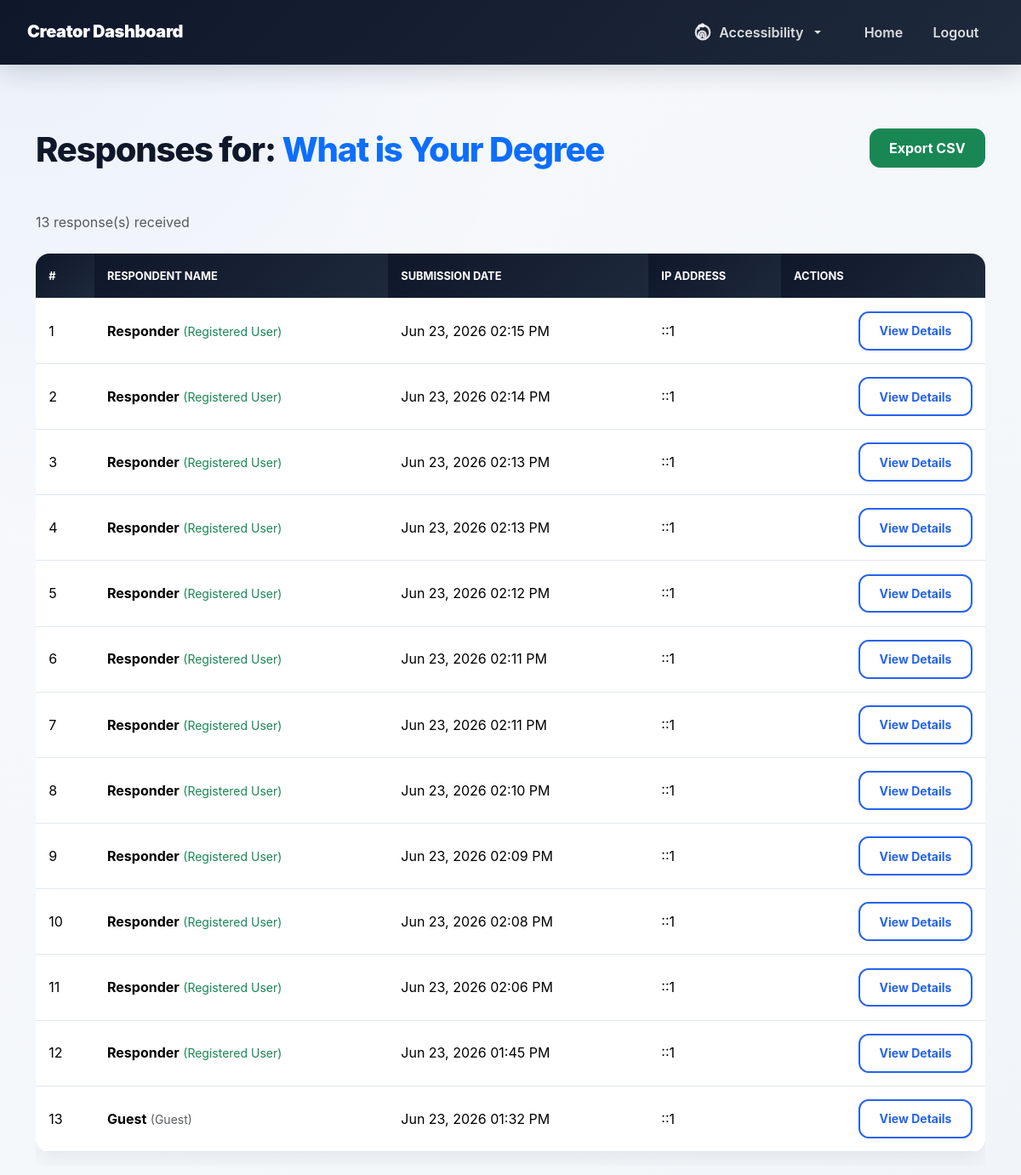
The app's page /creator/view_responses.php?id=1 (signed in) with its own data.
### tables this page shows
CREATE TABLE `forms` (
  `id` int(11) NOT NULL,
  `user_id` int(11) NOT NULL,
  `title` varchar(255) NOT NULL,
  `description` text DEFAULT NULL,
  `status` enum('draft','active','closed') DEFAULT 'active',
  `created_at` timestamp NOT NULL DEFAULT current_timestamp(),
  `updated_at` timestamp NOT NULL DEFAULT current_timestamp() ON UPDATE current_timestamp()
);

CREATE TABLE `form_responses` (
  `id` int(11) NOT NULL,
  `form_id` int(11) NOT NULL,
  `respondent_id` int(11) DEFAULT NULL,
  `respondent_ip` varchar(50) DEFAULT NULL,
  `submitted_at` datetime DEFAULT current_timestamp()
);

### creator/view_responses.php (the view, shortened to what this page needs)
<?php
include('config.php');
$form_id = isset($_GET['id']) ? (int)$_GET['id'] : 0;
$stmt = $conn->prepare("SELECT title FROM forms WHERE id = ? AND user_id = ?");
$stmt->bind_param("ii", $form_id, $_SESSION['user_id']);
$stmt->execute();
$form = $stmt->get_result()->fetch_assoc();
$responses = [];
$r_stmt = $conn->prepare("
    SELECT
        fr.id,
        fr.respondent_id,
        fr.respondent_ip,
        fr.submitted_at,
        COALESCE(u.name, 'Guest') as respondent_name
    FROM form_responses fr
    LEFT JOIN users u ON fr.respondent_id = u.id
    WHERE fr.form_id = ?
    ORDER BY fr.submitted_at DESC
");
$r_stmt->bind_param("i", $form_id);
$r_stmt->execute();
$result = $r_stmt->get_result();
while ($row = $result->fetch_assoc()) {
    $responses[] = $row;
}
?>
<!DOCTYPE html>
<html lang="en">
<head>
    <link rel="stylesheet" href="https://cdn.jsdelivr.net/npm/bootstrap@5.3.3/dist/css/bootstrap.min.css">
    <link rel="stylesheet" href="../css/style.css">
</head>
<body class="bg-light">
<?php include('navbar.php'); ?>
<div class="container py-5">
    <div class="d-flex justify-content-between align-items-center mb-4">
        <h1>Responses for: <span class="text-primary"><?= htmlspecialchars($form['title']) ?></span></h1>
        <a href="export_responses.php?id=<?= $form_id ?>&format=csv" class="btn btn-success">
             Export CSV
        </a>
    </div>
    <p class="text-muted mb-4"><?= count($responses) ?> response(s) received</p>
    <?php if (empty($responses)): ?>
        <div class="alert alert-info text-center py-5">
            <h4>No responses yet for this form.</h4>
        </div>
    <?php else: ?>
        <div class="table-responsive">
            <table class="table table-hover align-middle bg-white">
                <thead class="table-light">
                    <tr>
                        <th>#</th>
                        <th>Respondent Name</th>
                        <th>Submission Date</th>
                        <th>IP Address</th>
                        <th>Actions</th>
                    </tr>
                </thead>
                <tbody>
                    <?php foreach ($responses as $i => $resp): ?>
                        <tr>
                            <td><?= $i + 1 ?></td>
                            <td>
                                <strong><?= htmlspecialchars($resp['respondent_name']) ?></strong>
                                <?php if ($resp['respondent_id']): ?>
                                    <small class="text-success">(Registered User)</small>
                                <?php else: ?>
                                    <small class="text-muted">(Guest)</small>
                                <?php endif; ?>
                            </td>
                            <td><?= date('M d, Y h:i A', strtotime($resp['submitted_at'])) ?></td>
                            <td><?= htmlspecialchars($resp['respondent_ip']) ?></td>
                            <td class="text-end">
                                <a href="view_single_response.php?response_id=<?= $resp['id'] ?>&form_id=<?= $form_id ?>" class="btn btn-sm btn-outline-primary">
                                    View Details
                                </a>
                            </td>
                        </tr>
                    <?php endforeach; ?>
                </tbody>
            </table>
        </div>
    <?php endif; ?>
</div>
</body>
</html>

### creator/navbar.php (shortened to what this page needs)
<nav class="navbar navbar-expand-lg navbar-dark bg-dark">
    <div class="container-fluid">
        <a class="navbar-brand" href="creator_dashboard.php">Creator Dashboard</a>
        <div class="collapse navbar-collapse" id="navbarNav">
            <ul class="navbar-nav ms-auto align-items-lg-center">
                <li class="nav-item dropdown me-lg-3">
                    <button
                        class="btn btn-outline-light nav-link dropdown-toggle d-flex align-items-center gap-2 px-3"
                        type="button"
                        id="accessibilityDropdown"
                        data-bs-toggle="dropdown"
                        aria-expanded="false"
                        aria-label="Accessibility settings">
                        <span>Accessibility</span>
                    </button>
                </li>
                <li class="nav-item"><a class="nav-link" href="creator_dashboard.php">Home</a></li>
                <li class="nav-item"><a class="nav-link" href="logout.php">Logout</a></li>
            </ul>
        </div>
    </div>
</nav>

### css/style.css (style rules this page uses)
:root { --primary-blue: #2563eb; --primary-blue-dark: #1d4ed8; --primary-blue-soft: #dbeafe; --ink: #0f172a; --muted: #64748b; --surface: #ffffff; --surface-soft: #f8fafc; --border: #cbd5e1; --shadow-sm: 0 10px 25px rgba(15, 23, 42, 0.06); --shadow-md: 0 18px 45px rgba(15, 23, 42, 0.1); --radius-lg: 20px; --radius-md: 14px; }
* { box-sizing: border-box; }
body { min-height: 100vh; margin: 0; background: radial-gradient(circle at top left, rgba(37, 99, 235, 0.06), transparent 40rem), linear-gradient(135deg, #f8fafc 0%, #f1f5f9 100%); font-family: Inter, "Segoe UI", Roboto, Arial, sans-serif; color: var(--ink); line-height: 1.65; transition: background-color 0.2s, color 0.2s; }
h1, h2, h3, h4, h5 { color: var(--ink); font-weight: 800; letter-spacing: -0.03em; text-align: center; }
h1, h2, h3, h4 { margin-top: 28px; margin-bottom: 24px; }
.container { margin-bottom: 42px; }
a { color: var(--primary-blue); text-decoration: none; font-weight: 700; }
.navbar { padding: 0.85rem 1.25rem; background: linear-gradient(135deg, #0f172a 0%, #1e293b 100%) !important; box-shadow: 0 10px 30px rgba(15, 23, 42, 0.15); position: sticky; top: 0; z-index: 1030; }
.navbar .container-fluid, .navbar .container { margin-bottom: 0; }
.navbar-brand { display: inline-flex; align-items: center; gap: 10px; color: #ffffff !important; font-size: 1.25rem; font-weight: 900; letter-spacing: -0.02em; }
.navbar .nav-link { color: rgba(255, 255, 255, 0.85) !important; font-weight: 600; border-radius: 999px; padding: 0.55rem 1rem !important; margin: 0.15rem 0.1rem; transition: all 0.2s ease; }
.btn { border-radius: 12px; font-weight: 700; padding: 0.65rem 1.4rem; box-shadow: none; transition: all 0.2s cubic-bezier(0.4, 0, 0.2, 1); display: inline-flex; align-items: center; justify-content: center; gap: 8px; }
.btn-outline-primary { color: var(--primary-blue) !important; border: 2px solid var(--primary-blue) !important; background: transparent !important; }
.table { width: 100%; overflow: hidden; border-collapse: separate; border-spacing: 0; background-color: #ffffff; border-radius: 16px; box-shadow: var(--shadow-sm); }
.table th, .table td { padding: 0.95rem; border-color: #e2e8f0 !important; vertical-align: middle; }
.table thead th { color: #ffffff; background: linear-gradient(135deg, #0f172a 0%, #1e293b 100%) !important; font-size: 0.8rem; font-weight: 700; text-transform: uppercase; }

### records on screen
forms: title "What is Your Degree"
form_responses: respondent_name "Responder", respondent_id "(Registered User)", submitted_at "Jun 23, 2026 02:15 PM", respondent_ip "::1"
form_responses: respondent_name "Responder", respondent_id "(Registered User)", submitted_at "Jun 23, 2026 02:14 PM", respondent_ip "::1"
form_responses: respondent_name "Responder", respondent_id "(Registered User)", submitted_at "Jun 23, 2026 02:13 PM", respondent_ip "::1"
form_responses: respondent_name "Responder", respondent_id "(Registered User)", submitted_at "Jun 23, 2026 02:13 PM", respondent_ip "::1"
form_responses: respondent_name "Responder", respondent_id "(Registered User)", submitted_at "Jun 23, 2026 02:12 PM", respondent_ip "::1"
form_responses: respondent_name "Responder", respondent_id "(Registered User)", submitted_at "Jun 23, 2026 02:11 PM", respondent_ip "::1"
form_responses: respondent_name "Responder", respondent_id "(Registered User)", submitted_at "Jun 23, 2026 02:11 PM", respondent_ip "::1"
form_responses: respondent_name "Responder", respondent_id "(Registered User)", submitted_at "Jun 23, 2026 02:10 PM", respondent_ip "::1"
form_responses: respondent_name "Responder", respondent_id "(Registered User)", submitted_at "Jun 23, 2026 02:09 PM", respondent_ip "::1"
form_responses: respondent_name "Responder", respondent_id "(Registered User)", submitted_at "Jun 23, 2026 02:08 PM", respondent_ip "::1"
form_responses: respondent_name "Responder", respondent_id "(Registered User)", submitted_at "Jun 23, 2026 02:06 PM", respondent_ip "::1"
form_responses: respondent_name "Responder", respondent_id "(Registered User)", submitted_at "Jun 23, 2026 01:45 PM", respondent_ip "::1"
form_responses: respondent_name "Guest", shows "(Guest)", submitted_at "Jun 23, 2026 01:32 PM", respondent_ip "::1"

### other values on screen
count($responses) "13"
